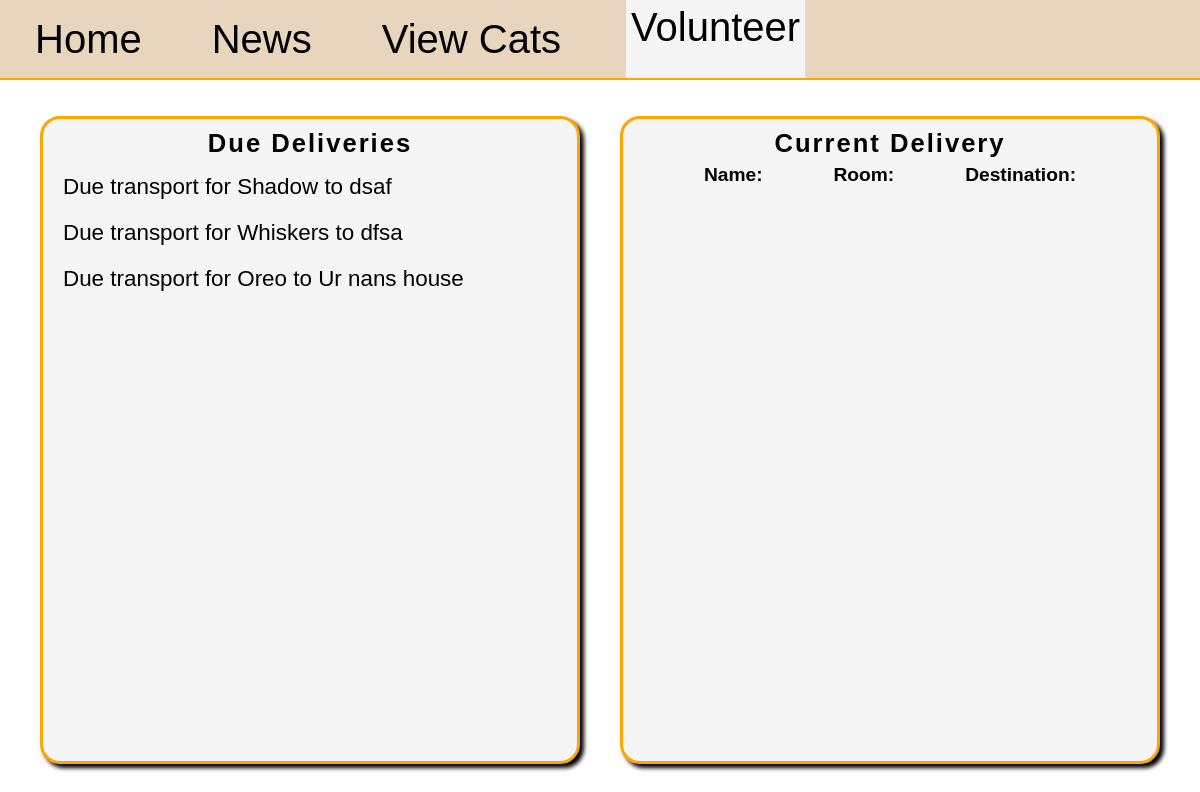
The page /is_volunteer/4 on the database as committed earlier.
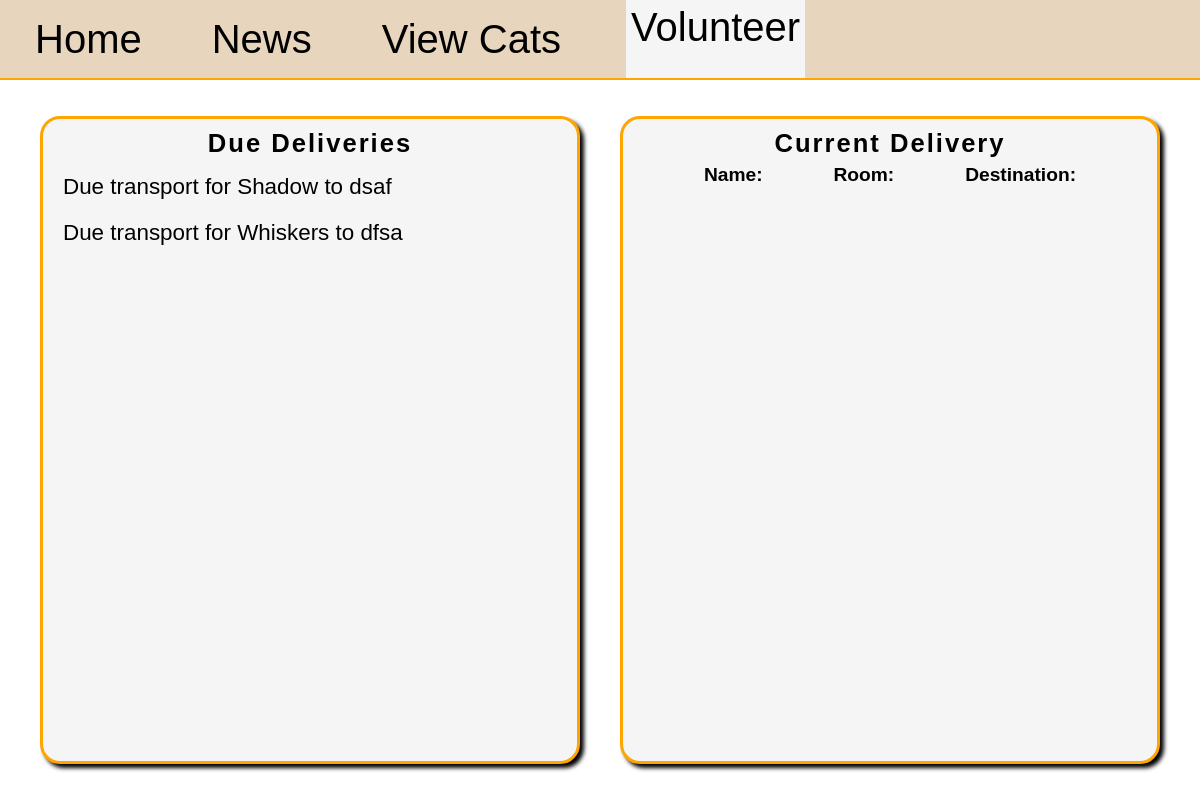
The same page on the database as committed later.
### db_management.py (models this page shows)
class AdoptionFormReview(db.Model):
	id = db.Column(db.Integer, primary_key=True)
	status = db.Column(db.String(30), nullable=False)
	reason = db.Column(db.String(30))
	form_id = db.Column(db.Integer, db.ForeignKey('adoption_form.id'), unique=True, nullable=False)

class Cat(db.Model):
	id = db.Column(db.Integer, primary_key=True)
	name = db.Column(db.String(25), nullable=False)
	bio = db.Column(db.String(100), nullable=False)
	age = db.Column(db.Integer, nullable=False)
	gender = db.Column(db.String(1), nullable=False)
	image = db.Column(db.String(100))
	room = db.Column(db.String(2))
	adopted = db.Column(db.Boolean, nullable=False, default=False)
	forms = db.relationship('AdoptionForm', backref='cat', lazy=True)
	transport = db.relationship('CatTransport', backref='cat', lazy=True, uselist=False)

class AdoptionForm(db.Model):
	id = db.Column(db.Integer, primary_key=True)
	address = db.Column(db.String(30), nullable=False)
	other_pets = db.Column(db.Integer, nullable=False)
	reason = db.Column(db.String(100), nullable=False)
	cat_id = db.Column(db.Integer, db.ForeignKey('cat.id'), nullable=False)
	user_id = db.Column(db.Integer, db.ForeignKey('user.id'), nullable=False)
	review = db.relationship('AdoptionFormReview', backref='form', uselist=False)

### main.py (the view)
@app.route('/is_volunteer/<int:id>')
def is_volunteer(id):
	user = User.query.get(id)
	adoption_reviews = AdoptionFormReview.query.all()
	for review in adoption_reviews:
		if review.form.cat.transport and review.status != "Cat Delivered":
			if review.form.cat.transport.user_id == id:
				adoption_form_id = AdoptionForm.query.get(review.form.id).id
				cat_id = review.form.cat.id
				return render_template("is_volunteer.html", user=user, reviews=adoption_reviews, user_transport="True", cat_id=cat_id, form_id=adoption_form_id)
			adoption_reviews.pop(adoption_reviews.index(review))
	return render_template("is_volunteer.html", user=user, reviews=adoption_reviews, user_transport="False", cat_id=0, form_id=0)

### templates/is_volunteer.html (shortened to what this page needs)
{% extends "base.html" %}
{% block style %}
<link rel="stylesheet" href="{{ url_for('static', filename='is_volunteer.css') }}">
<link rel="stylesheet" href="https://cdnjs.cloudflare.com/ajax/libs/font-awesome/6.5.0/css/all.min.css">
{% endblock %}
{% block content %}
<main id="{{ user.id }}" data-cat="{{ cat_id }}" data-transport="{{ user_transport }}" data-form="{{ form_id }}">
	<section id="deliveries-section">
		<h2>Due Deliveries</h2>
		{% for review in reviews %}
		{% if review.status != "Cat Delivered" %}
		<div class="cat-delivery-div">
			<p id="{{ review.form.id }}"class="cat-delivery">Due transport for {{ review.form.cat.name }} to {{ review.form.address }}</p>
		</div>
		{% endif %}
		{% endfor %}
	</section>
	<section id="stages-section">
		<h2>Current Delivery</h2>
		<div id="cat-info">
			<h3 id="cat-name">Name: </h3>
			<h3 id="cat-room">Room: </h3>
			<h3 id="cat-destination">Destination: </h3>
		</div>
	</section>
</main>
{% endblock %}

Rows that differ between the two databases and show on the page:
no longer on this page (row edited): AdoptionFormReview: form.cat.name "Oreo", form.address "Ur nans house"
